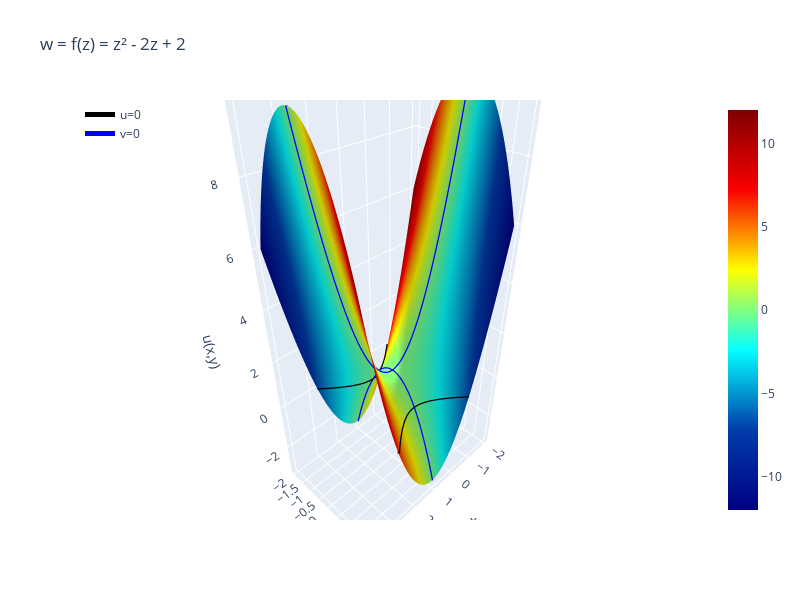

The notebook cell saved with this chart:
### Code cell
#Plotando o gráfico da superfície conforme as orientações do trabalho

fig= go.Figure()
fig.add_surface(z=u, x=x, y=y,surfacecolor=v,colorscale = 'jet') # Superfície

# Curva para u = 0
fig.add_scatter3d(x=x1, y=y1, z=u1, mode="lines",name='u=0', line=dict(color="black",colorscale='blackbody', width=5))
fig.add_scatter3d(x=x1, y=-y1, z=u1, mode="lines", showlegend=False, line=dict(color="black",colorscale='blackbody', width=5))

# Curva para v = 0
fig.add_scatter3d(x=x2, y=y2, z=u2, mode="lines",name='v=0', line=dict(color="blue",colorscale='blackbody', width=5))
fig.add_scatter3d(x=x3, y=y3, z=u3, mode="lines", showlegend=False, line=dict(color="blue",colorscale='blackbody', width=5))

fig.update_layout(title='w = f(z) = z² - 2z + 2', legend=dict(x=0,y=1), autosize=False, width=800, height=600,scene = dict(xaxis_title='x',yaxis_title='y',zaxis_title='u(x,y)'))

fig.show()
